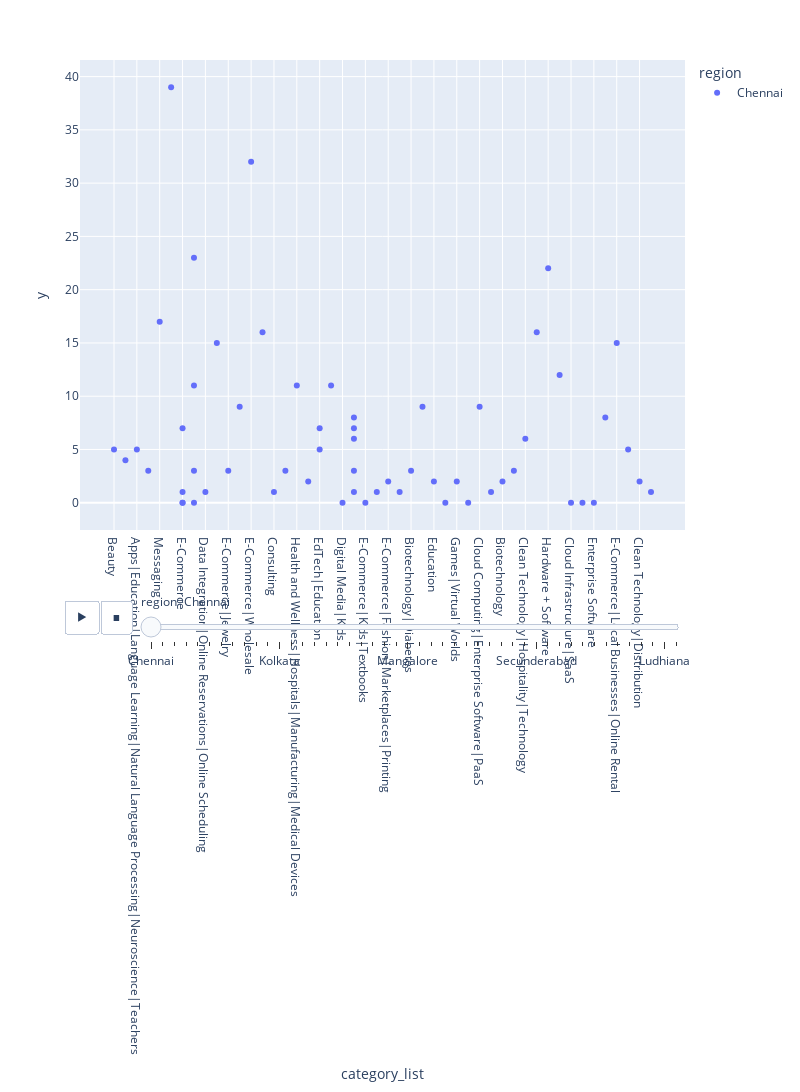

Notebook source saved alongside this figure:
### Code cell
fig=px.scatter(avg_fundingstat,x='category_list',y=avg_waiting_period,color='region',animation_frame='region',width=800,height=1200)
fig.show()

### Figure 1 — Plotly figure (JSON) as saved in the notebook; plotly's stock layout.template omitted (floating-point values rounded to 4 significant figures)
{"data": [{"hovertemplate": "region=Chennai<br>category_list=%{x}<br>y=%{y}<extra></extra>", "legendgroup": "Chennai", "marker": {"color": "#636efa", "symbol": "circle"}, "mode": "markers", "name": "Chennai", "orientation": "v", "showlegend": true, "type": "scatter", "x": ["Beauty", "Network Security|Security", "Apps|Education|Language Learning|Natural Language Processing|Neuroscience|Teachers", "Credit Cards|Curated Web|Finance|Insurance|Real Estate Investors", "Messaging", "Curated Web|Match-Making", "E-Commerce", "Software", "Data Integration|Online Reservations|Online Scheduling", "E-Commerce", "Hospitality", "E-Commerce|Jewelry", "Real Estate", "E-Commerce|Wholesale", "Internet", "Consulting", "Financial Services|FinTech|Indians", "Health and Wellness|Hospitals|Manufacturing|Medical Devices", "Technology", "EdTech|Education", "Web Design|Web Development|Web Hosting", "EdTech|Education", "Digital Media|Kids", "Finance", "Software", "Software", "Software", "E-Commerce|Kids|Textbooks", "E-Commerce", "Finance|Financial Services", "Finance", "Finance", "E-Commerce", "E-Commerce|Fashion|Marketplaces|Printing", "Apps", "Biotechnology|Diabetes", "Classifieds|Curated Web", "Finance", "Education", "Electric Vehicles|Manufacturing|Mobility", "Games|Virtual Worlds", "Cloud Computing|Software|Web Development", "Cloud Computing|Enterprise Software|PaaS", "Clean Technology|Environmental Innovation|Renewable Energies", "Biotechnology", "Recruiting|Software", "Finance", "Clean Technology|Hospitality|Technology", "Cloud Computing", "Hardware + Software", "Image Recognition", "Cloud Infrastructure|SaaS", "E-Commerce|Fashion", "Enterprise Software", "E-Commerce|Hotels|Online Reservations|Travel", "E-Commerce|Local Businesses|Online Rental", "Health and Wellness|Health Diagnostics", "Clean Technology|Distribution", "Delivery|Mobile|Retail"], "xaxis": "x", "y": [5, 4, 5, 3, 17, 39, 7, 0, 1, 0, 15, 3, 9, 32, 16, 1, 3, 11, 2, 5, 11, 7, 0, 6, 3, 11, 23, 0, 0, 1, 8, 7, 1, 2, 1, 3, 9, 1, 2, 0, 2, 0, 9, 1, 2, 3, 3, 6, 16, 22, 12, 0, 0, 0, 8, 15, 5, 2, 1], "yaxis": "y"}], "layout": {"height": 1200, "legend": {"title": {"text": "region"}, "tracegroupgap": 0}, "margin": {"t": 60}, "sliders": [{"active": 0, "currentvalue": {"prefix": "region="}, "len": 0.9, "pad": {"b": 10, "t": 60}, "steps": [{"args": [["Chennai"], {"frame": {"duration": 0, "redraw": false}, "fromcurrent": true, "mode": "immediate", "transition": {"duration": 0, "easing": "linear"}}], "label": "Chennai", "method": "animate"}, {"args": [["Bangalore"], {"frame": {"duration": 0, "redraw": false}, "fromcurrent": true, "mode": "immediate", "transition": {"duration": 0, "easing": "linear"}}], "label": "Bangalore", "method": "animate"}, {"args": [["New Delhi"], {"frame": {"duration": 0, "redraw": false}, "fromcurrent": true, "mode": "immediate", "transition": {"duration": 0, "easing": "linear"}}], "label": "New Delhi", "method": "animate"}, {"args": [["Kanpur"], {"frame": {"duration": 0, "redraw": false}, "fromcurrent": true, "mode": "immediate", "transition": {"duration": 0, "easing": "linear"}}], "label": "Kanpur", "method": "animate"}, {"args": [["Udupi"], {"frame": {"duration": 0, "redraw": false}, "fromcurrent": true, "mode": "immediate", "transition": {"duration": 0, "easing": "linear"}}], "label": "Udupi", "method": "animate"}, {"args": [["Vadodara"], {"frame": {"duration": 0, "redraw": false}, "fromcurrent": true, "mode": "immediate", "transition": {"duration": 0, "easing": "linear"}}], "label": "Vadodara", "method": "animate"}, {"args": [["Mumbai"], {"frame": {"duration": 0, "redraw": false}, "fromcurrent": true, "mode": "immediate", "transition": {"duration": 0, "easing": "linear"}}], "label": "Mumbai", "method": "animate"}, {"args": [["Chandigarh"], {"frame": {"duration": 0, "redraw": false}, "fromcurrent": true, "mode": "immediate", "transition": {"duration": 0, "easing": "linear"}}], "label": "Chandigarh", "method": "animate"}, {"args": [["Hyderabad"], {"frame": {"duration": 0, "redraw": false}, "fromcurrent": true, "mode": "immediate", "transition": {"duration": 0, "easing": "linear"}}], "label": "Hyderabad", "method": "animate"}, {"args": [["Ahmedabad"], {"frame": {"duration": 0, "redraw": false}, "fromcurrent": true, "mode": "immediate", "transition": {"duration": 0, "easing": "linear"}}], "label": "Ahmedabad", "method": "animate"}, {"args": [["Pune"], {"frame": {"duration": 0, "redraw": false}, "fromcurrent": true, "mode": "immediate", "transition": {"duration": 0, "easing": "linear"}}], "label": "Pune", "method": "animate"}, {"args": [["Kolkata"], {"frame": {"duration": 0, "redraw": false}, "fromcurrent": true, "mode": "immediate", "transition": {"duration": 0, "easing": "linear"}}], "label": "Kolkata", "method": "animate"}, {"args": [["Bhubaneswar"], {"frame": {"duration": 0, "redraw": false}, "fromcurrent": true, "mode": "immediate", "transition": {"duration": 0, "easing": "linear"}}], "label": "Bhubaneswar", "method": "animate"}, {"args": [["Delhi"], {"frame": {"duration": 0, "redraw": false}, "fromcurrent": true, "mode": "immediate", "transition": {"duration": 0, "easing": "linear"}}], "label": "Delhi", "method": "animate"}, {"args": [["Bhopal"], {"frame": {"duration": 0, "redraw": false}, "fromcurrent": true, "mode": "immediate", "transition": {"duration": 0, "easing": "linear"}}], "label": "Bhopal", "method": "animate"}, {"args": [["Trivandrum"], {"frame": {"duration": 0, "redraw": false}, "fromcurrent": true, "mode": "immediate", "transition": {"duration": 0, "easing": "linear"}}], "label": "Trivandrum", "method": "animate"}, {"args": [["IND - Other"], {"frame": {"duration": 0, "redraw": false}, "fromcurrent": true, "mode": "immediate", "transition": {"duration": 0, "easing": "linear"}}], "label": "IND - Other", "method": "animate"}, {"args": [["Jaipur"], {"frame": {"duration": 0, "redraw": false}, "fromcurrent": true, "mode": "immediate", "transition": {"duration": 0, "easing": "linear"}}], "label": "Jaipur", "method": "animate"}, {"args": [["Surat"], {"frame": {"duration": 0, "redraw": false}, "fromcurrent": true, "mode": "immediate", "transition": {"duration": 0, "easing": "linear"}}], "label": "Surat", "method": "animate"}, {"args": [["Guwahati"], {"frame": {"duration": 0, "redraw": false}, "fromcurrent": true, "mode": "immediate", "transition": {"duration": 0, "easing": "linear"}}], "label": "Guwahati", "method": "animate"}, {"args": [["Haryana"], {"frame": {"duration": 0, "redraw": false}, "fromcurrent": true, "mode": "immediate", "transition": {"duration": 0, "easing": "linear"}}], "label": "Haryana", "method": "animate"}, {"args": [["Goa"], {"frame": {"duration": 0, "redraw": false}, "fromcurrent": true, "mode": "immediate", "transition": {"duration": 0, "easing": "linear"}}], "label": "Goa", "method": "animate"}, {"args": [["Mangalore"], {"frame": {"duration": 0, "redraw": false}, "fromcurrent": true, "mode": "immediate", "transition": {"duration": 0, "easing": "linear"}}], "label": "Mangalore", "method": "animate"}, {"args": [["Cochin"], {"frame": {"duration": 0, "redraw": false}, "fromcurrent": true, "mode": "immediate", "transition": {"duration": 0, "easing": "linear"}}], "label": "Cochin", "method": "animate"}, {"args": [["Ghaziabad"], {"frame": {"duration": 0, "redraw": false}, "fromcurrent": true, "mode": "immediate", "transition": {"duration": 0, "easing": "linear"}}], "label": "Ghaziabad", "method": "animate"}, {"args": [["Indore"], {"frame": {"duration": 0, "redraw": false}, "fromcurrent": true, "mode": "immediate", "transition": {"duration": 0, "easing": "linear"}}], "label": "Indore", "method": "animate"}, {"args": [["Faridabad"], {"frame": {"duration": 0, "redraw": false}, "fromcurrent": true, "mode": "immediate", "transition": {"duration": 0, "easing": "linear"}}], "label": "Faridabad", "method": "animate"}, {"args": [["Vijayawada"], {"frame": {"duration": 0, "redraw": false}, "fromcurrent": true, "mode": "immediate", "transition": {"duration": 0, "easing": "linear"}}], "label": "Vijayawada", "method": "animate"}, {"args": [["Nasik"], {"frame": {"duration": 0, "redraw": false}, "fromcurrent": true, "mode": "immediate", "transition": {"duration": 0, "easing": "linear"}}], "label": "Nasik", "method": "animate"}, {"args": [["Mysore"], {"frame": {"duration": 0, "redraw": false}, "fromcurrent": true, "mode": "immediate", "transition": {"duration": 0, "easing": "linear"}}], "label": "Mysore", "method": "animate"}, {"args": [["Vellore"], {"frame": {"duration": 0, "redraw": false}, "fromcurrent": true, "mode": "immediate", "transition": {"duration": 0, "easing": "linear"}}], "label": "Vellore", "method": "animate"}, {"args": [["Kochi"], {"frame": {"duration": 0, "redraw": false}, "fromcurrent": true, "mode": "immediate", "transition": {"duration": 0, "easing": "linear"}}], "label": "Kochi", "method": "animate"}, {"args": [["Jodhpur"], {"frame": {"duration": 0, "redraw": false}, "fromcurrent": true, "mode": "immediate", "transition": {"duration": 0, "easing": "linear"}}], "label": "Jodhpur", "method": "animate"}, {"args": [["Secunderabad"], {"frame": {"duration": 0, "redraw": false}, "fromcurrent": true, "mode": "immediate", "transition": {"duration": 0, "easing": "linear"}}], "label": "Secunderabad", "method": "animate"}, {"args": [["Nagpur"], {"frame": {"duration": 0, "redraw": false}, "fromcurrent": true, "mode": "immediate", "transition": {"duration": 0, "easing": "linear"}}], "label": "Nagpur", "method": "animate"}, {"args": [["Madhapur"], {"frame": {"duration": 0, "redraw": false}, "fromcurrent": true, "mode": "immediate", "transition": {"duration": 0, "easing": "linear"}}], "label": "Madhapur", "method": "animate"}, {"args": [["Mohali"], {"frame": {"duration": 0, "redraw": false}, "fromcurrent": true, "mode": "immediate", "transition": {"duration": 0, "easing": "linear"}}], "label": "Mohali", "method": "animate"}, {"args": [["Hubli"], {"frame": {"duration": 0, "redraw": false}, "fromcurrent": true, "mode": "immediate", "transition": {"duration": 0, "easing": "linear"}}], "label": "Hubli", "method": "animate"}, {"args": [["Thiruvananthapuram"], {"frame": {"duration": 0, "redraw": false}, "fromcurrent": true, "mode": "immediate", "transition": {"duration": 0, "easing": "linear"}}], "label": "Thiruvananthapuram", "method": "animate"}, {"args": [["Thane"], {"frame": {"duration": 0, "redraw": false}, "fromcurrent": true, "mode": "immediate", "transition": {"duration": 0, "easing": "linear"}}], "label": "Thane", "method": "animate"}, {"args": [["Ernakulam"], {"frame": {"duration": 0, "redraw": false}, "fromcurrent": true, "mode": "immediate", "transition": {"duration": 0, "easing": "linear"}}], "label": "Ernakulam", "method": "animate"}, {"args": [["Thrissur"], {"frame": {"duration": 0, "redraw": false}, "fromcurrent": true, "mode": "immediate", "transition": {"duration": 0, "easing": "linear"}}], "label": "Thrissur", "method": "animate"}, {"args": [["Jabalpur"], {"frame": {"duration": 0, "redraw": false}, "fromcurrent": true, "mode": "immediate", "transition": {"duration": 0, "easing": "linear"}}], "label": "Jabalpur", "method": "animate"}, {"args": [["Madurai"], {"frame": {"duration": 0, "redraw": false}, "fromcurrent": true, "mode": "immediate", "transition": {"duration": 0, "easing": "linear"}}], "label": "Madurai", "method": "animate"}, {"args": [["Ludhiana"], {"frame": {"duration": 0, "redraw": false}, "fromcurrent": true, "mode": "immediate", "transition": {"duration": 0, "easing": "linear"}}], "label": "Ludhiana", "method": "animate"}, {"args": [["Belgaum"], {"frame": {"duration": 0, "redraw": false}, "fromcurrent": true, "mode": "immediate", "transition": {"duration": 0, "easing": "linear"}}], "label": "Belgaum", "method": "animate"}], "x": 0.1, "xanchor": "left", "y": 0, "yanchor": "top"}], "updatemenus": [{"buttons": [{"args": [null, {"frame": {"duration": 500, "redraw": false}, "fromcurrent": true, "mode": "immediate", "transition": {"duration": 500, "easing": "linear"}}], "label": "&#9654;", "method": "animate"}, {"args": [[null], {"frame": {"duration": 0, "redraw": false}, "fromcurrent": true, "mode": "immediate", "transition": {"duration": 0, "easing": "linear"}}], "label": "&#9724;", "method": "animate"}], "direction": "left", "pad": {"r": 10, "t": 70}, "showactive": false, "type": "buttons", "x": 0.1, "xanchor": "right", "y": 0, "yanchor": "top"}], "width": 800, "xaxis": {"anchor": "y", "domain": [0, 1], "title": {"text": "category_list"}}, "yaxis": {"anchor": "x", "domain": [0, 1], "title": {"text": "y"}}}}
